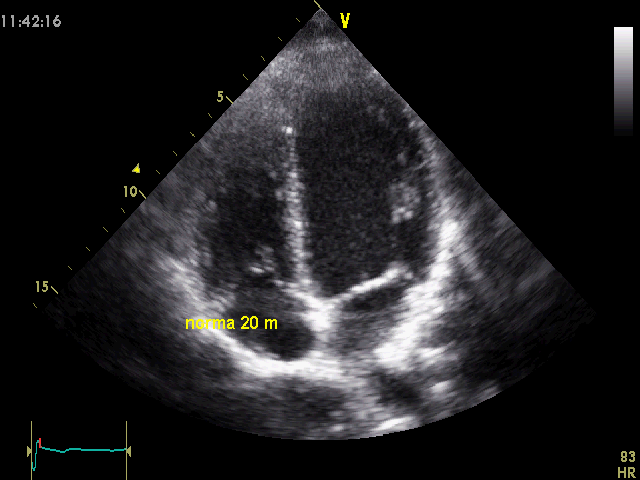
#> input picture ultrasound.bmp, 640 x 480 px
$ jupyter execute ImageBinarization.ipynb   (shell and % lines are left out)   (older library calls are emulated)
#> lines starting #> are read from the running program, lines starting #| are printed output that depends on the picture; after the words box and inside, x2 and y2 are one past the last pixel; in counts of white or black regions, pixels touching at a corner belong together
# Image binarization

[cell 1]
from skimage.io import imread, imshow
from skimage import img_as_float
import numpy as np

[cell 2]
i1 = imread('ultrasound.bmp', as_grey = True)
#> i1: shape (480, 640) float64; min 0, max 0.973, mean 0.122
imshow(i1)
i1.dtype

[cell 3]
#i1 = img_as_float(i1)
for i in range(0, i1.shape[0]):
    for j in range(0, i1.shape[1]):
        if i1[i][j] > 0:
            i1[i][j] = 0
        else:
            i1[i][j] = 1
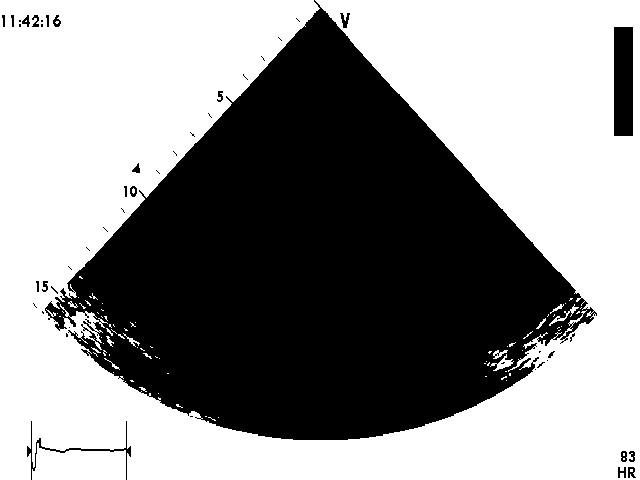
#> i1: shape (480, 640) float64; values 0 (black) and 1 (white), 56.4% white; 49 black regions (28 under 20 px), largest, box (x1, y1, x2, y2) and area: (45, 0, 597, 440) 130485, (614, 27, 633, 136) 2071, (27, 421, 131, 480) 415
imshow(i1)

[cell 4]
i2 = imread('ultrasound.bmp', as_grey = True)
imshow(i2)

[cell 5]
for i in range(0, i2.shape[0]):
    for j in range(0, i2.shape[1]):
        if i2[i][j] > 0.3:
            i2[i][j] = 0
        else:
            i2[i][j] = 1
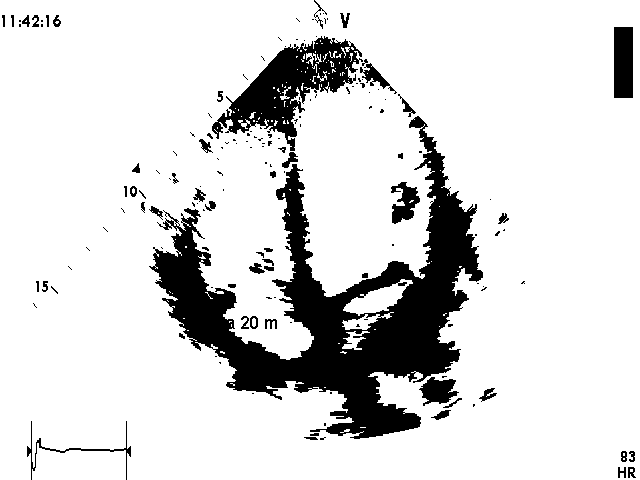
#> i2: shape (480, 640) float64; values 0 (black) and 1 (white), 85.3% white; 154 black regions (101 under 20 px), largest, box (x1, y1, x2, y2) and area: (149, 116, 483, 439) 32565, (212, 36, 363, 151) 6341, (614, 27, 633, 98) 1349
imshow(i2)

[cell 6]
i3 = imread('ultrasound_complex.bmp', as_grey = True)
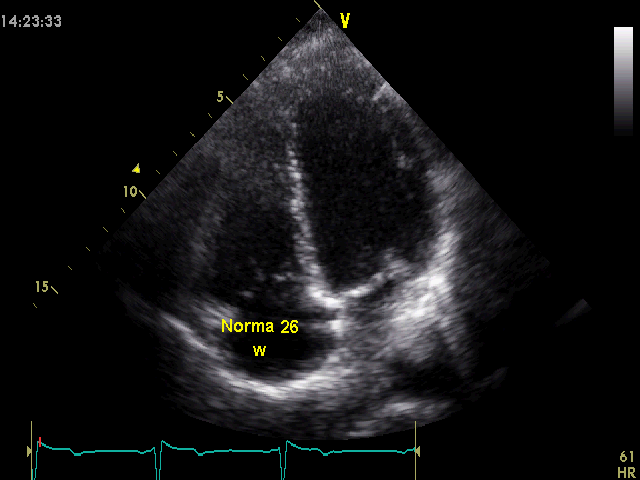
#> input picture ultrasound_complex.bmp, 640 x 480 px
#> i3: shape (480, 640) float64; min 0, max 0.973, mean 0.0757
imshow(i3)

[cell 7]
for i in range(0, i3.shape[0]):
    for j in range(0, i3.shape[1]):
        if i3[i][j] < 0.01:
            i3[i][j] = 0
        elif (i3[i][j] < 0.07) and (i3[i][j] > 0.01):
            i3[i][j] = 1
        elif i3[i][j] > 0.07:
            i3[i][j] = 0
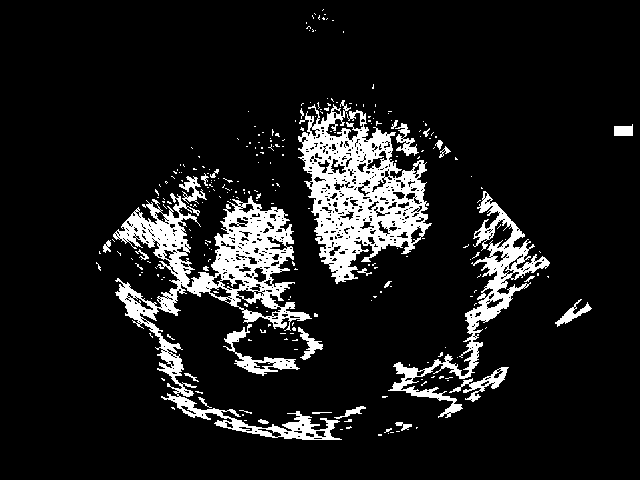
#> i3: shape (480, 640) float64; values 0 (black) and 1 (white), 10.8% white; 264 white regions (235 under 20 px), largest, box (x1, y1, x2, y2) and area: (113, 193, 342, 440) 12719, (298, 100, 432, 284) 11064, (388, 191, 550, 418) 4865
imshow(i3)

[cell 8]
from skimage.morphology import dilation, erosion, opening, closing

[cell 9]
core = np.ones((5, 5))
i4 = dilation(i3, core)
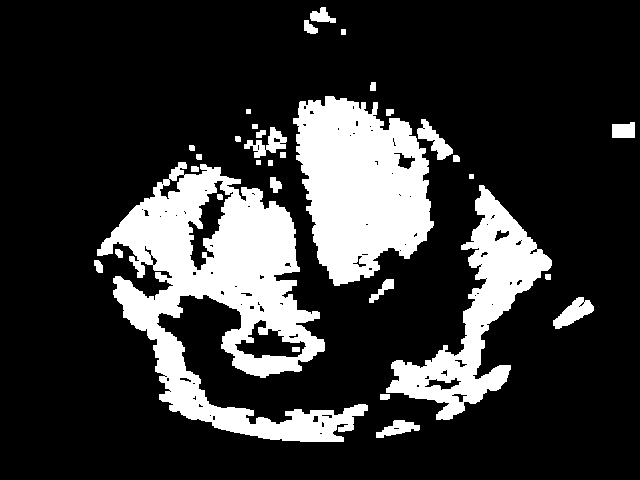
#> i4: shape (480, 640) float64; values 0 (black) and 1 (white), 20.5% white; 33 white regions, largest, box (x1, y1, x2, y2) and area: (97, 162, 368, 442) 29191, (293, 96, 434, 286) 18394, (386, 185, 552, 420) 11258
imshow(i4)

[cell 10]
core = np.ones((5, 5))
i4 = erosion(i3, core)
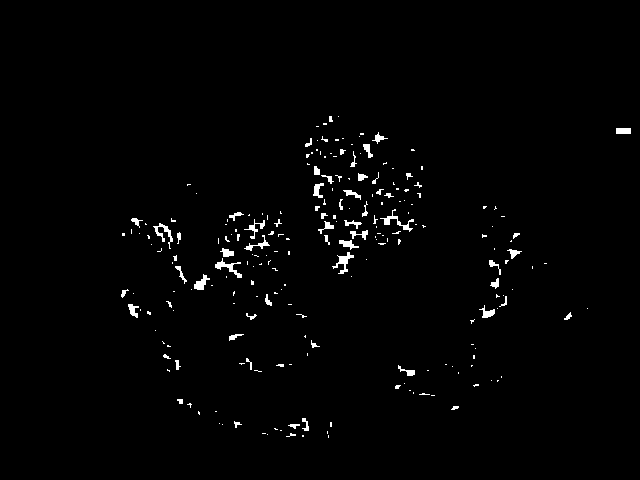
#> i4: shape (480, 640) float64; values 0 (black) and 1 (white), 1.4% white; 227 white regions (168 under 20 px), largest, box (x1, y1, x2, y2) and area: (380, 209, 414, 232) 166, (332, 252, 354, 274) 164, (215, 258, 242, 278) 162
imshow(i4)

[cell 11]
core = np.ones((7, 7))
i4 = opening(i3, core)
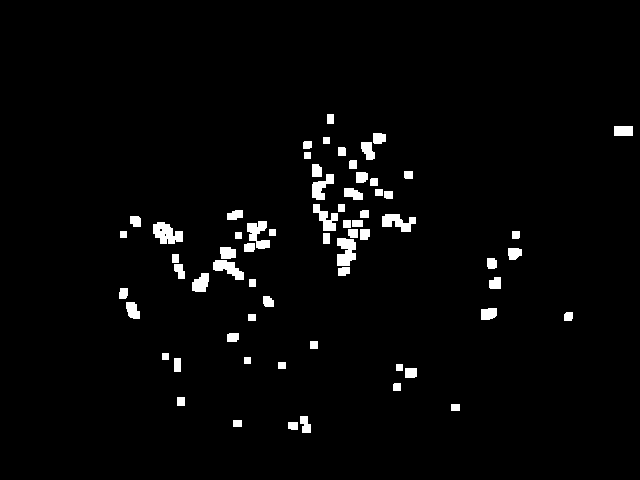
#> i4: shape (480, 640) float64; values 0 (black) and 1 (white), 2.6% white; 66 white regions, largest, box (x1, y1, x2, y2) and area: (153, 222, 183, 244) 446, (337, 238, 356, 266) 415, (247, 221, 270, 249) 370
imshow(i4)

[cell 12]
core = np.ones((7, 7))
i4 = closing(i3, core)
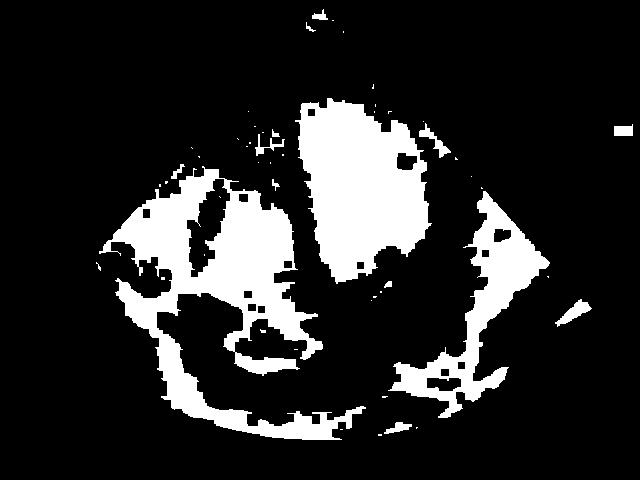
#> i4: shape (480, 640) float64; values 0 (black) and 1 (white), 16.4% white; 51 white regions (37 under 20 px), largest, box (x1, y1, x2, y2) and area: (99, 166, 366, 440) 23145, (295, 98, 432, 284) 16692, (388, 191, 550, 418) 8789
imshow(i4)
